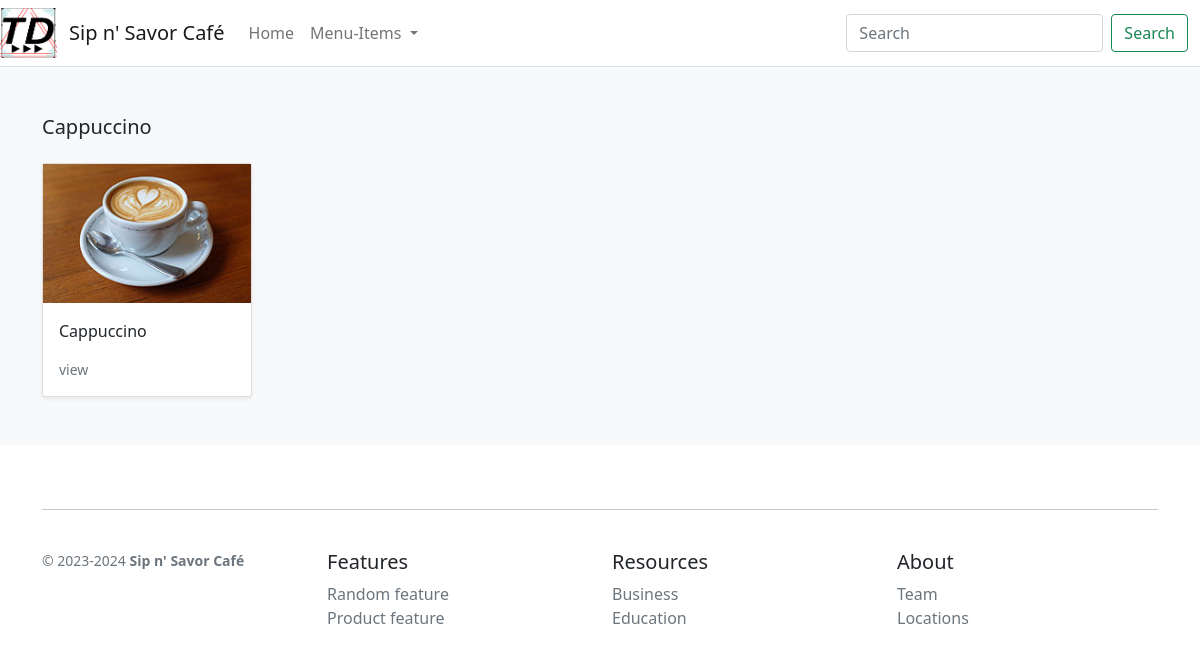
The app's page /search/cappuccino/ with its own data.
### store/models.py (models this page shows, shortened)
class Category(models.Model):
    name = models.CharField(max_length=255, db_index=True)
    slug = models.SlugField(max_length=255, unique=True)
    class Meta:
        verbose_name_plural = 'categories'
    def get_absolute_url(self):
        return reverse('store:category_list', args=[self.slug])

class Product(models.Model):
    category = models.ForeignKey(Category, related_name='product', on_delete=models.SET_NULL, null=True)
    created_by = models.ForeignKey(User, on_delete=models.SET_NULL, null=True, related_name='product_creator')
    title = models.CharField(max_length=255)
    author = models.CharField(max_length=255, default='admin')
    description = models.TextField(blank=True)
    image = models.ImageField(upload_to='images/')
    slug = models.SlugField(max_length=255)
    price = models.DecimalField(max_digits=6, decimal_places=2)
    in_stock = models.BooleanField(default=True)
    is_active = models.BooleanField(default=True)
    created = models.DateTimeField(auto_now_add=True)
    updated = models.DateTimeField(auto_now=True)
    objects = models.Manager()
    products = ProductManager()
    class Meta:
        verbose_name_plural = 'Products'
        ordering = ('-created',)
    def get_absolute_url(self):
        return reverse('store:product_detail', args=[self.slug])

### store/views.py (the view)
# urls.py: path('search/<slug:category_slug>/', views.category_list, name='category_list'),
def category_list(request, category_slug=None):
    category = get_object_or_404(Category, slug=category_slug)
    products = Product.objects.filter(category=category)
    return render(request, 'store/products/category.html', {'category': category, 'products': products})

### store/views.py (called while the page is built)
def categories(request):
    return {
        'categories': Category.objects.all()
    }

### store/templates/store/products/category.html (shortened to what this page needs)
{% extends "../base.html" %}
{% load static %}
{% block content %}
<main>
  <div class="album py-5 bg-light">
    <div class="container">
      <div class="pb-3 h5">{{category.name|title}}</div>
      <div class="row row-cols-1 row-cols-sm-2 row-cols-md-5 g-3">
        {% for product in products %}
        <div class="col">
          <div class="card shadow-sm">
          <img class="img-fluid" alt="Responsive image" src="{{ product.image.url }}">
            <div class="card-body">
              <p class="card-text">
                <a class="text-dark text-decoration-none" href="{{ product.get_absolute_url }}">{{ product.title }}</a>
              </p>
              <div class="d-flex justify-content-between align-items-center">
                <small class="text-muted">view</small>
              </div>
            </div>
          </div>
        </div>
        {% endfor %}
      </div>
    </div>
  </div>
</main>
{% endblock %}

### static/css/styles.css (style rules this page uses)
body { margin: 0; padding: 0; }

### records on screen
Category: name "Cappuccino"
Product: image (picture), title "Cappuccino"
